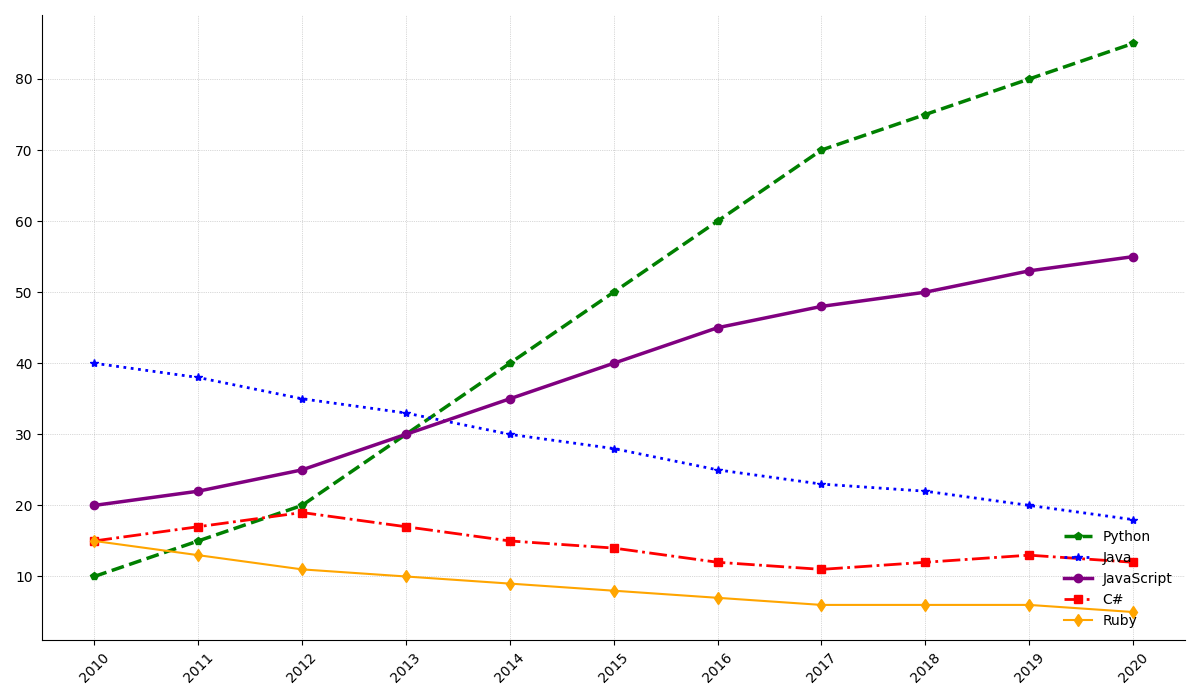

Python code for this plot:
import matplotlib.pyplot as plt
import numpy as np

years = np.arange(2010, 2021)

python_interest = [10, 15, 20, 30, 40, 50, 60, 70, 75, 80, 85]
java_interest = [40, 38, 35, 33, 30, 28, 25, 23, 22, 20, 18]
javascript_interest = [20, 22, 25, 30, 35, 40, 45, 48, 50, 53, 55]
csharp_interest = [15, 17, 19, 17, 15, 14, 12, 11, 12, 13, 12]
ruby_interest = [15, 13, 11, 10, 9, 8, 7, 6, 6, 6, 5]

fig, ax = plt.subplots(figsize=(12, 7))

ax.plot(years, python_interest, marker='p', linestyle='--', color='green', linewidth=2.5)
ax.plot(years, java_interest, marker='*', linestyle=':', color='blue', linewidth=2)
ax.plot(years, javascript_interest, marker='o', linestyle='-', color='purple', linewidth=2.5)
ax.plot(years, csharp_interest, marker='s', linestyle='-.', color='red', linewidth=2)
ax.plot(years, ruby_interest, marker='d', linestyle='-', color='orange', linewidth=1.5)

ax.grid(color='gray', linestyle=':', linewidth=0.5, alpha=0.6)

ax.spines['top'].set_visible(False)
ax.spines['right'].set_visible(False)

plt.xticks(years, rotation=45)
plt.legend(['Python', 'Java', 'JavaScript', 'C#', 'Ruby'], loc='lower right', frameon=False)

plt.tight_layout()
plt.show()
